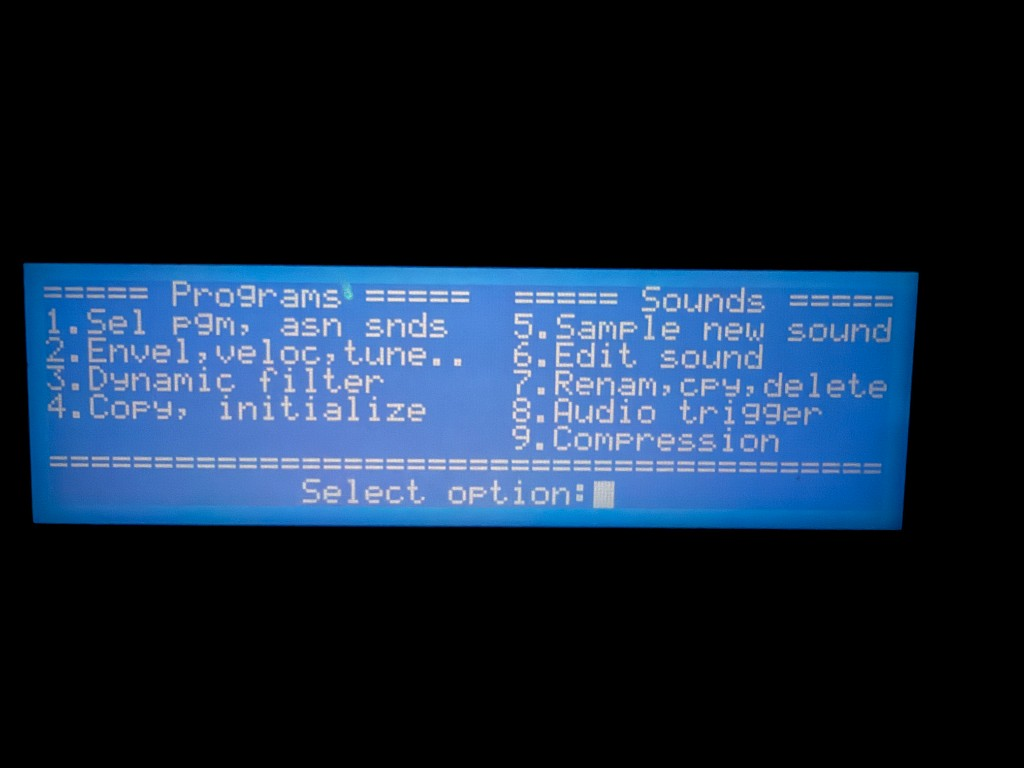
#> input picture emu/font/lcd_programs.jpg, 1024 x 768 px
$ python lock_eq.py
#> lines starting #> are read from the running program, lines starting #| are printed output that depends on the picture; after the words box and inside, x2 and y2 are one past the last pixel; in counts of white or black regions, pixels touching at a corner belong together
### emu/font/fit_grid.py
"""Fit the 240x64 LC7981 pixel lattice onto a photo of the glass.

Model: photo = origin + u * pitch_x * (cos t, sin t) + v * pitch_y * (-sin t, cos t),
with (u, v) the LCD pixel centre. Score: separation of samples into two
clusters (lit / unlit), i.e. the grid that samples dot centres, not gaps.
"""

from __future__ import annotations

import json
import sys
from pathlib import Path

import numpy as np
from PIL import Image

W, H = 240, 64


def load(path: Path) -> np.ndarray:
    return np.asarray(Image.open(path).convert("RGB")).astype(float)[:, :, 0]


def sample(img: np.ndarray, p: np.ndarray) -> np.ndarray:
    x0, y0, px, py, t = p
    u, v = np.meshgrid(np.arange(W) + 0.5, np.arange(H) + 0.5)
    c, s = np.cos(t), np.sin(t)
    x = x0 + u * px * c - v * py * s
    y = y0 + u * px * s + v * py * c
    xi, yi = np.floor(x).astype(int), np.floor(y).astype(int)
    fx, fy = x - xi, y - yi
    xi = np.clip(xi, 0, img.shape[1] - 2)
    yi = np.clip(yi, 0, img.shape[0] - 2)
    return ((1 - fx) * (1 - fy) * img[yi, xi] + fx * (1 - fy) * img[yi, xi + 1]
            + (1 - fx) * fy * img[yi + 1, xi] + fx * fy * img[yi + 1, xi + 1])


def score(img: np.ndarray, p: np.ndarray) -> float:
    s = sample(img, p).ravel()
    thr = 0.5 * (np.percentile(s, 5) + np.percentile(s, 95))
    lo, hi = s[s < thr], s[s >= thr]
    if len(lo) < 100 or len(hi) < 100:
        return 0.0
    return (hi.mean() - lo.mean()) / np.sqrt(0.5 * (hi.var() + lo.var()) + 1e-6)


def fit(img: np.ndarray, p0: list[float]) -> np.ndarray:
    p = np.array(p0, float)
    steps = np.array([2.0, 2.0, 0.02, 0.02, 0.002])
    best = score(img, p)
    for _ in range(60):
        improved = False
        for i in range(len(p)):
            for d in (-1, 1):
                q = p.copy()
                q[i] += d * steps[i]
                sc = score(img, q)
                if sc > best:
                    best, p, improved = sc, q, True
        if not improved:
            steps /= 2
            if steps[0] < 0.01:
                break
    print("score", round(best, 3), "params", np.round(p, 4).tolist())
    return p


# [10 lines that do not run on import are left out]

### emu/font/recover_screen.py
"""Recover 5x7 glyphs from a glass photo paired with display-RAM codes.

Pipeline (same geometry as the Play/Record fit): affine seed, homography +
radial k1, gap-objective corner refine, residual warp, two-surface
normalise. Gap column is u%6==0 and gap row is v%8==0; a cell occupies
[8r+1:8r+8, 6c+1:6c+6].

Usage:
  .venv/bin/python3 font/recover_screen.py \\
      --image font/lcd_programs.jpg \\
      --hex run/font_programs/screens_hex.txt \\
      --out font/programs
"""

from __future__ import annotations

import argparse
import json
from collections import defaultdict
from pathlib import Path

import numpy as np
from PIL import Image

from fit_grid import H, W, fit, load, sample, score

CORNERS_UV = np.array([[0, 0], [W, 0], [W, H], [0, H]], float)


def box3(a):
    p = np.pad(a, 1, mode="edge")
    return sum(p[i:i + a.shape[0], j:j + a.shape[1]] for i in range(3) for j in range(3)) / 9


def dots(a, thr):
    s = box3(a)
    core = s[2:-2, 2:-2]
    is_max = np.ones_like(core, bool)
    for di in range(-2, 3):
        for dj in range(-2, 3):
            if di or dj:
                is_max &= core >= s[2 + di:s.shape[0] - 2 + di, 2 + dj:s.shape[1] - 2 + dj]
    ys, xs = np.nonzero(is_max & (core > thr))
    ys, xs = ys + 2, xs + 2
    out = []
    for y, x in zip(ys, xs):
        w = np.clip(a[y - 1:y + 2, x - 1:x + 2] - thr, 0, None)
        if w.sum() <= 0:
            continue
        gy, gx = np.mgrid[-1:2, -1:2]
        out.append((x + (w * gx).sum() / w.sum(), y + (w * gy).sum() / w.sum()))
    return np.array(out)


def project(h, k1, u, v, cx, cy):
    d = h[6] * u + h[7] * v + 1
    x = (h[0] * u + h[1] * v + h[2]) / d
    y = (h[3] * u + h[4] * v + h[5]) / d
    r2 = ((x - cx) ** 2 + (y - cy) ** 2) / cx ** 2
    return cx + (x - cx) * (1 + k1 * r2), cy + (y - cy) * (1 + k1 * r2)


def undistort(k1, x, y, cx, cy):
    xu, yu = x.copy(), y.copy()
    for _ in range(10):
        r2 = ((xu - cx) ** 2 + (yu - cy) ** 2) / cx ** 2
        xu = cx + (x - cx) / (1 + k1 * r2)
        yu = cy + (y - cy) / (1 + k1 * r2)
    return xu, yu


def dlt(u, v, x, y):
    A = np.zeros((2 * len(u), 8))
    b = np.concatenate([x, y])
    n = len(u)
    A[:n, 0], A[:n, 1], A[:n, 2] = u, v, 1
    A[:n, 6], A[:n, 7] = -u * x, -v * x
    A[n:, 3], A[n:, 4], A[n:, 5] = u, v, 1
    A[n:, 6], A[n:, 7] = -u * y, -v * y
    return np.linalg.lstsq(A, b, rcond=None)[0]


def invert(h, k1, x, y, cx, cy):
    xu, yu = undistort(k1, x, y, cx, cy)
    Hm = np.append(h, 1).reshape(3, 3)
    q = np.linalg.solve(Hm, np.stack([xu, yu, np.ones_like(xu)]))
    return q[0] / q[2], q[1] / q[2]


def bilinear(img, X, Y):
    xi, yi = np.floor(X).astype(int), np.floor(Y).astype(int)
    xi = np.clip(xi, 0, img.shape[1] - 2)
    yi = np.clip(yi, 0, img.shape[0] - 2)
    fx, fy = X - xi, Y - yi
    return ((1 - fx) * (1 - fy) * img[yi, xi] + fx * (1 - fy) * img[yi, xi + 1]
            + (1 - fx) * fy * img[yi + 1, xi] + fx * fy * img[yi + 1, xi + 1])


def homography_mat(src, dst):
    A = []
    for (u, v), (x, y) in zip(src, dst):
        A.append([u, v, 1, 0, 0, 0, -u * x, -v * x, -x])
        A.append([0, 0, 0, u, v, 1, -u * y, -v * y, -y])
    h = np.linalg.svd(np.array(A))[2][-1]
    return (h / h[-1]).reshape(3, 3)


def project_m(Hm, k1, u, v, cx, cy):
    d = Hm[2, 0] * u + Hm[2, 1] * v + 1
    x = (Hm[0, 0] * u + Hm[0, 1] * v + Hm[0, 2]) / d
    y = (Hm[1, 0] * u + Hm[1, 1] * v + Hm[1, 2]) / d
    r2 = ((x - cx) ** 2 + (y - cy) ** 2) / cx ** 2
    return cx + (x - cx) * (1 + k1 * r2), cy + (y - cy) * (1 + k1 * r2)


def eq_phase(bits):
    """Best (u_phase, v_phase) so '=' cells in title/rule rows agree."""
    best = (0, 0, 0, 0)
    for vp in range(8):
        for up in range(6):
            cells = []
            for row in (0, 6):
                y0 = row * 8 + vp
                if y0 + 8 > H:
                    continue
                band = bits[y0:y0 + 8]
                for c in range(40):
                    x0 = c * 6 + up
                    if x0 + 6 <= W:
                        cells.append(band[:, x0:x0 + 6].tobytes())
            lit = [x for x in cells if any(x)]
            if not lit:
                continue
            vals, counts = np.unique(lit, return_counts=True)
            if counts.max() > best[0]:
                best = (int(counts.max()), len(cells), up, vp)
    return best


def affine_seed(img):
    mask = img > 80
    ys, xs = np.nonzero(mask)
    x0, y0 = float(xs.min()), float(ys.min())
    best = None
    for dx in (0, 4, 8):
        for dy in (-2, 0, 2):
            for px in (3.65, 3.72):
                p0 = [x0 + dx, y0 + dy, px, px, 0.0]
                p = fit(img, p0)
                sc = score(img, p)
                if best is None or sc > best[0]:
                    best = (sc, p)
    return best[1]


def homog_from_dots(img, p, pts, cx, cy):
    x0, y0, px, py, t = p
    results = []
    for k1 in np.arange(-0.06, 0.061, 0.01):
        for u_off in (-1, 0, 1):
            c, s = np.cos(t), np.sin(t)
            dx, dy = pts[:, 0] - x0, pts[:, 1] - y0
            u = (dx * c + dy * s) / px + u_off
            v = (-dx * s + dy * c) / py
            h = None
            for _ in range(10):
                ui, vi = np.floor(u), np.floor(v)
                ok = ((ui >= 0) & (ui < W) & (vi >= 0) & (vi < H)
                      & (np.abs(u - ui - 0.5) < 0.35) & (np.abs(v - vi - 0.5) < 0.35))
                if ok.sum() < 20:
                    break
                xu, yu = undistort(k1, pts[ok, 0], pts[ok, 1], cx, cy)
                h = dlt(ui[ok] + 0.5, vi[ok] + 0.5, xu, yu)
                u, v = invert(h, k1, pts[:, 0], pts[:, 1], cx, cy)
            if h is None:
                continue
            U, V = np.meshgrid(np.arange(W) + 0.5, np.arange(H) + 0.5)
            vals = bilinear(img, *project(h, k1, U, V, cx, cy))
            thr = 0.5 * (np.percentile(vals, 5) + np.percentile(vals, 95))
            m, total, up, vp = eq_phase(vals >= thr)
            ui, vi = np.floor(u), np.floor(v)
            ok = (np.abs(u - ui - 0.5) < 0.35) & (np.abs(v - vi - 0.5) < 0.35)
            px_, py_ = project(h, k1, ui[ok] + 0.5, vi[ok] + 0.5, cx, cy)
            rms = np.sqrt(((px_ - pts[ok, 0]) ** 2 + (py_ - pts[ok, 1]) ** 2).mean())
            results.append((m, -rms, k1, u_off, up, vp, h))
            print(f"  k1={k1:+.2f} u_off={u_off:+d} '=' {m}/{total} phase={up},{vp} rms={rms:.3f}")
    return max(results, key=lambda r: (r[0], r[1]))


def refine_gaps(img, corners, k1, cx, cy):
    U, V = np.meshgrid(np.arange(W) + 0.5, np.arange(H) + 0.5)
    gap = (U.astype(int) % 6 == 0) | (V.astype(int) % 8 == 0)

    def samp(corn, kk):
        Hm = homography_mat(CORNERS_UV, corn)
        return bilinear(img, *project_m(Hm, kk, U, V, cx, cy))

    def sc(corn, kk):
        s = samp(corn, kk)
        return np.percentile(s[~gap], 80) - s[gap].mean()

    best = sc(corners, k1)
    for step in (1.0, 0.5, 0.25, 0.125):
        improved = True
        while improved:
            improved = False
            for i in range(4):
                for j in range(2):
                    for d in (-step, step):
                        corners[i, j] += d
                        n = sc(corners, k1)
                        if n > best:
                            best, improved = n, True
                        else:
                            corners[i, j] -= d
            for d in (-step * 0.005, step * 0.005):
                n = sc(corners, k1 + d)
                if n > best:
                    best, k1, improved = n, k1 + d, True
    return corners, k1, samp(corners, k1), best


def warp_gaps(img, X0, Y0):
    U, V = np.meshgrid(np.arange(W) + 0.5, np.arange(H) + 0.5)
    gap = (U.astype(int) % 6 == 0) | (V.astype(int) % 8 == 0)
    nx, ny = 9, 3
    gx, gy = U / W * (nx - 1), V / H * (ny - 1)
    ix = np.clip(np.floor(gx).astype(int), 0, nx - 2)
    iy = np.clip(np.floor(gy).astype(int), 0, ny - 2)
    fx, fy = gx - ix, gy - iy

    def interp(g):
        return ((1 - fx) * (1 - fy) * g[iy, ix] + fx * (1 - fy) * g[iy, ix + 1]
                + (1 - fx) * fy * g[iy + 1, ix] + fx * fy * g[iy + 1, ix + 1])

    def samp(ox, oy):
        return bilinear(img, X0 + interp(ox), Y0 + interp(oy))

    def sc(ox, oy):
        s = samp(ox, oy)
        return np.percentile(s[~gap], 80) - s[gap].mean()

    ox, oy = np.zeros((ny, nx)), np.zeros((ny, nx))
    best = sc(ox, oy)
    for step in (1.0, 0.5, 0.25, 0.125):
        improved = True
        while improved:
            improved = False
            for g in (ox, oy):
                for j in range(ny):
                    for i in range(nx):
                        for d in (-step, step):
                            g[j, i] += d
                            n = sc(ox, oy)
                            if n > best and abs(g[j, i]) <= 4:
                                best, improved = n, True
                            else:
                                g[j, i] -= d
    return samp(ox, oy), ox, oy, best


def normalize(vals):
    U, V = np.meshgrid(np.arange(W) + 0.5, np.arange(H) + 0.5)
    un, vn = U / W - 0.5, V / H - 0.5
    B = np.stack([np.ones_like(un), un, vn, un * un, un * vn, vn * vn,
                  un ** 3, un ** 4], -1)
    gap = (U.astype(int) % 6 == 0) | (V.astype(int) % 8 == 0)

    def surface(mask):
        coef, *_ = np.linalg.lstsq(B[mask], vals[mask], rcond=None)
        return B @ coef

    dark = surface(gap)
    lit_mask = vals > dark + 40
    for _ in range(5):
        lit = surface(lit_mask & ~gap)
        lit_mask = vals > 0.5 * (dark + lit)
    norm = (vals - dark) / (lit - dark)
    return norm, norm > 0.5


def read_hex(path: Path) -> list[list[int]]:
    rows = []
    for line in path.read_text().splitlines():
        if line.startswith("@") or not line.strip():
            continue
        rows.append([int(b, 16) for b in line.split()])
    if len(rows) != 8 or any(len(r) != 40 for r in rows):
        raise ValueError(f"{path}: expected 8x40 hex rows, got {[len(r) for r in rows]}")
    return rows


def cell_bits(bits, r, c):
    return bits[8 * r + 1:8 * r + 8, 6 * c + 1:6 * c + 6]


def is_cursor(bits, r, c):
    block = bits[8 * r:8 * r + 8, 6 * c:6 * c + 6]
    return block.size == 48 and int(block.sum()) >= 40


def rows_of(g):
    return [int("".join("1" if x else "0" for x in row), 2) for row in g]


# [48 lines left out: functions extract, merge_glyphs, not called in this run]


def save_preview(bits, path: Path):
    Image.fromarray((bits * 255).astype(np.uint8)).resize((960, 256), Image.NEAREST).save(path)


# [100 lines left out: function main, not called in this run]


# [2 lines that do not run on import are left out]

### emu/font/lock_eq.py
"""Re-register the Programs photo using the proven '=' 5x7 as the lattice lock."""

from __future__ import annotations

import json
from collections import defaultdict
from pathlib import Path

import numpy as np

from fit_grid import H, W, load
from recover_screen import (
    CORNERS_UV,
    affine_seed,
    bilinear,
    dots,
    extract,
    homog_from_dots,
    homography_mat,
    normalize,
    project,
    project_m,
    read_hex,
    refine_gaps,
    rows_of,
    save_preview,
    warp_gaps,
)

ROOT = Path(__file__).resolve().parent
glyphs = {int(k, 16): v for k, v in json.loads((ROOT / "glyphs.json").read_text()).items()}
#> (reads emu/font/glyphs.json from the repository)


def pat(rows):
    a = np.zeros((7, 5), np.uint8)
    for i, row in enumerate(rows):
        for x in range(5):
            a[i, x] = (row >> (4 - x)) & 1
    return a


EQ = pat(glyphs[0x3D]["rows"])


def eq_hits(bits):
    hits = []
    for y in range(H - 6):
        for x in range(W - 4):
            if not np.count_nonzero(bits[y:y + 7, x:x + 5] != EQ):
                hits.append((y, x))
    return hits


def main() -> None:
    img = load(ROOT / "lcd_programs.jpg")
    cx, cy = img.shape[1] / 2, img.shape[0] / 2
    print("affine…")
    p = affine_seed(img)
    print("  ", np.round(p, 4).tolist())
    pts = dots(img, thr=130)
    print("homog…")
    _m, _nrms, k1, u_off, up, vp, h = homog_from_dots(img, p, pts, cx, cy)
    print(f"  eq_phase winner k1={k1:+.2f} up,vp={up},{vp} u_off={u_off}")

    # Score a neighbourhood of UV shifts by exact '=' hits.
    best = None
    for du in range(-2, 4):
        for dv in range(-2, 4):
            U, V = np.meshgrid(np.arange(W) + 0.5 + du, np.arange(H) + 0.5 + dv)
            vals = bilinear(img, *project(h, k1, U, V, cx, cy))
            thr = 0.5 * (np.percentile(vals, 5) + np.percentile(vals, 95))
            hits = eq_hits(vals >= thr)
            # prefer hits that sit on the extract lattice (y%8==1, x%6==1)
            on = sum(1 for y, x in hits if y % 8 == 1 and x % 6 == 1)
            key = (on, len(hits), -abs(du), -abs(dv), du, dv)
            print(f"  shift du={du:+d} dv={dv:+d} eq={len(hits)} on-lattice={on}")
            if best is None or key[:2] > best[:2]:
                best = key
    _on, _n, _a, _b, du, dv = best
    print(f"using du={du} dv={dv}")

    corners = np.stack(project(h, k1, CORNERS_UV[:, 0] + du, CORNERS_UV[:, 1] + dv, cx, cy), -1)
    print("refine…")
    corners, k1, vals, rsc = refine_gaps(img, corners, k1, cx, cy)
    print("  ", round(rsc, 2), "k1", round(k1, 4))
    Hm = homography_mat(CORNERS_UV, corners)
    U0, V0 = np.meshgrid(np.arange(W) + 0.5, np.arange(H) + 0.5)
    X0, Y0 = project_m(Hm, k1, U0, V0, cx, cy)
    print("warp…")
    vals, ox, oy, wsc = warp_gaps(img, X0, Y0)
    print("  ", round(wsc, 2))
    norm, bits = normalize(vals)
    print("gap-col", int(bits[:, 0::6].sum()), "gap-row", int(bits[0::8].sum()),
          "eq on-lattice", sum(1 for y, x in eq_hits(bits) if y % 8 == 1 and x % 6 == 1))

    out = ROOT / "programs"
    np.save(out / "bits.npy", bits)
    np.save(out / "norm.npy", norm)
    save_preview(bits, out / "recovered.png")

    codes = read_hex(ROOT.parent / "run" / "font_programs" / "screens_hex.txt")
    # Known-code agreement
    agree = miss = 0
    for r in range(8):
        for c in range(40):
            code = codes[r][c]
            if code not in glyphs:
                continue
            g = bits[8 * r + 1:8 * r + 8, 6 * c + 1:6 * c + 6]
            if g.shape != (7, 5):
                continue
            if tuple(rows_of(g)) == tuple(glyphs[code]["rows"]):
                agree += 1
            else:
                miss += 1
    print(f"known agree {agree} miss {miss}")

    glyphs_new, conflicts, cursors = extract(bits, norm, codes)
    print(f"cursors {cursors} extracted {len(glyphs_new)} conflicts {len(conflicts)}")
    for code, lst in conflicts:
        ch = chr(code) if 32 <= code < 127 else ""
        variants = defaultdict(list)
        for rc, rows, m in lst:
            variants[tuple(rows)].append((rc, round(float(m), 2)))
        print(f" CONFLICT {code:02X} {ch} variants={len(variants)}")

    new_codes = sorted(set(glyphs_new) - set(glyphs))
    print("new codes:")
    for code in new_codes:
        g = glyphs_new[code]
        ch = chr(code) if 32 <= code < 127 else ""
        print(f"  {code:02X} {ch} {g['status']} n={len(g['cells'])} rows={g['rows']}")

    (out / "glyphs.json").write_text(json.dumps(
        {f"{k:02X}": v for k, v in sorted(glyphs_new.items())}, indent=1))


if __name__ == "__main__":
    main()
#> in affine_seed, `mask = img > 80`:
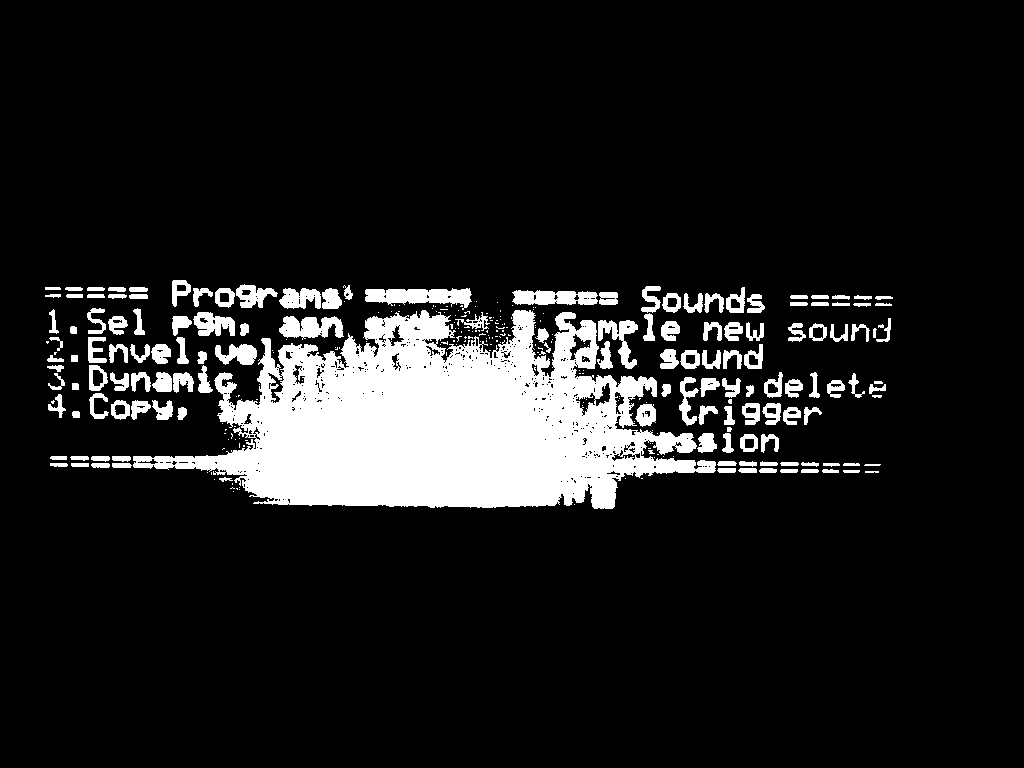
#> mask: shape (768, 1024) bool; 11.7% white; 301 white regions (158 under 20 px), largest, box (x1, y1, x2, y2) and area: (133, 310, 716, 509) 64967, (365, 288, 472, 310) 1456, (279, 316, 344, 340) 1037
#> in affine_seed, `x0, y0 = float(xs.min()), float(ys.min())`: x0 = 45; y0 = 280
#> the loop in affine_seed, `for dx in (0, 4, 8):` made 3 passes
#> (printed output is left out)
#> pass 1, in sample (call 3), `xi, yi = np.floor(x).astype(int), np.floor(y).astype(int)`:
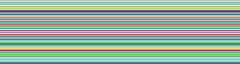
#> yi: shape (64, 240) int64; 64 distinct labels, from 279 to 509; one colour per label, 0 black
#|    [45.25, 279.5, 3.63, 3.6772, 0.0028]
#> after the loop in dots, `for di in range(-2, 3):`:
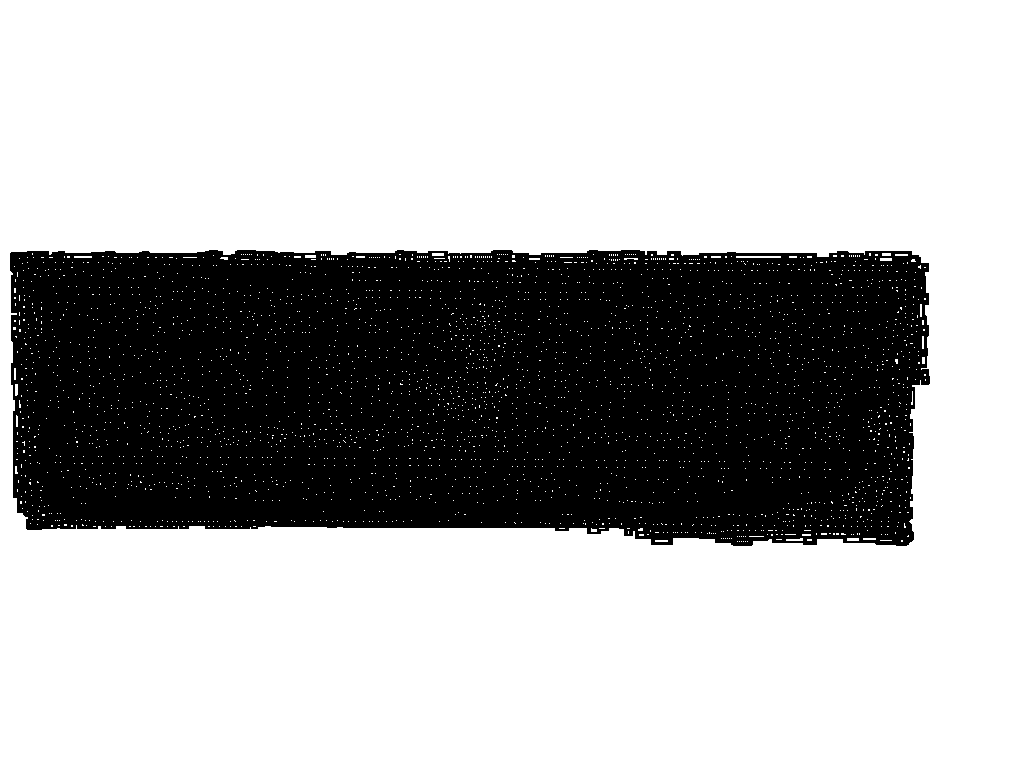
#> is_max: shape (764, 1020) bool; 68% white; 1 black region, box (x1, y1, x2, y2) and area: (10, 250, 930, 546) 249235
#> the loop in dots, `for y, x in zip(ys, xs):` made 974 passes
#> (y, x) on passes 1 to 3: (283, 174), (287, 252), (288, 188)
#|   eq_phase winner k1=-0.02 up,vp=2,0 u_off=-1
#> after the loop in main, `for du in range(-2, 4):`:
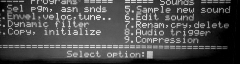
#> vals: shape (64, 240) float64; min 0, max 235, mean 76.8
#| using du=-1 dv=0
#> the loop in homography_mat, `for (u, v), (x, y) in zip(src, dst):` made 4 passes
#> (u, v, x, y) on passes 1 to 4: (0, 0, 48.01, 280.2), (240, 0, 911, 284.2), (240, 64, 909.6, 515.6), (0, 64, 46.99, 514.1)
#|    46.9 k1 -0.03
#> in warp_gaps, `ix = np.clip(np.floor(gx).astype(int), 0, nx - 2)`:
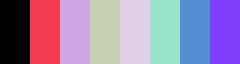
#> ix: shape (64, 240) int64; 8 distinct labels, from 0 to 7; one colour per label, 0 black
#> in warp_gaps, `iy = np.clip(np.floor(gy).astype(int), 0, ny - 2)`: iy: shape (64, 240) int64; values 0 (black) and 1 (white), 50% white; 1 white region, box (x1, y1, x2, y2) and area: (0, 32, 240, 64) 7680
#> in interp, `return ((1 - fx) * (1 - fy) * g[iy, ix] + fx * (1 - fy) * g[iy, ix + 1..`: returned value: shape (64, 240) float64; every value is 0
#> the loop in warp_gaps, `for step in (1.0, 0.5, 0.25, 0.125):` made 4 passes
#> pass 1, in bilinear (call 241), `xi, yi = np.floor(X).astype(int), np.floor(Y).astype(int)`:
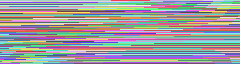
#> yi: shape (64, 240) int64; 229 distinct labels, from 282 to 510; one colour per label, 0 black
#|    65.55
#> in surface, `return B @ coef`:
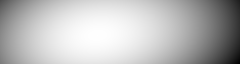
#> returned value: shape (64, 240) float64; min -22.07, max 108.1, mean 73; drawn with min black and max white
#| gap-col 373 gap-row 73 eq on-lattice 0
#> (the run stopped early here; a loop or call above may not have finished)
